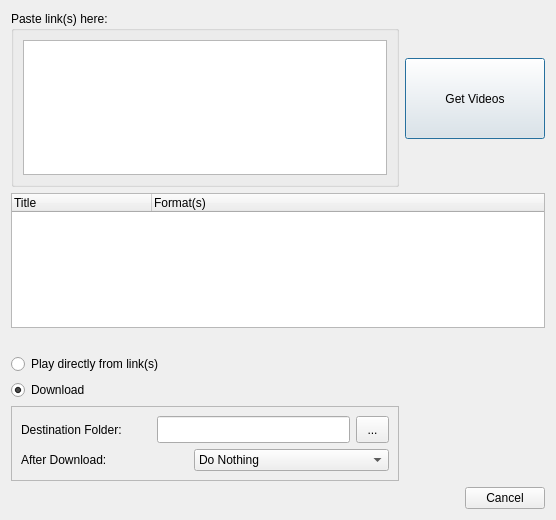
<?xml version="1.0" encoding="UTF-8"?>
<ui version="4.0">
 <class>AddVideos</class>
 <widget class="QDialog" name="AddVideos">
  <property name="geometry">
   <rect>
    <x>0</x>
    <y>0</y>
    <width>556</width>
    <height>520</height>
   </rect>
  </property>
  <property name="windowTitle">
   <string>Add Videos</string>
  </property>
  <property name="windowIcon">
   <iconset resource="icons.qrc">
    <normaloff>:/media/harddisk-add.png</normaloff>:/media/harddisk-add.png</iconset>
  </property>
  <layout class="QGridLayout" name="gridLayout_3">
   <item row="0" column="0">
    <widget class="QGroupBox" name="g_pasteLinks">
     <property name="sizePolicy">
      <sizepolicy hsizetype="MinimumExpanding" vsizetype="Preferred">
       <horstretch>1</horstretch>
       <verstretch>0</verstretch>
      </sizepolicy>
     </property>
     <property name="title">
      <string>Paste link(s) here:</string>
     </property>
     <layout class="QGridLayout" name="gridLayout_2">
      <item row="0" column="0">
       <widget class="QTextEdit" name="tedit_pasteLinks"/>
      </item>
     </layout>
    </widget>
   </item>
   <item row="0" column="1">
    <layout class="QGridLayout" name="gridLayout">
     <property name="sizeConstraint">
      <enum>QLayout::SetFixedSize</enum>
     </property>
     <property name="horizontalSpacing">
      <number>0</number>
     </property>
     <item row="0" column="0">
      <widget class="QPushButton" name="b_checkLinks">
       <property name="sizePolicy">
        <sizepolicy hsizetype="Fixed" vsizetype="Fixed">
         <horstretch>0</horstretch>
         <verstretch>0</verstretch>
        </sizepolicy>
       </property>
       <property name="minimumSize">
        <size>
         <width>140</width>
         <height>81</height>
        </size>
       </property>
       <property name="text">
        <string>Get Videos</string>
       </property>
       <property name="icon">
        <iconset resource="icons.qrc">
         <normaloff>:/media/refresh.png</normaloff>:/media/refresh.png</iconset>
       </property>
       <property name="autoRepeatInterval">
        <number>100</number>
       </property>
      </widget>
     </item>
    </layout>
   </item>
   <item row="1" column="0" colspan="2">
    <widget class="QTreeWidget" name="tree_validLinks">
     <property name="sizePolicy">
      <sizepolicy hsizetype="Expanding" vsizetype="Expanding">
       <horstretch>0</horstretch>
       <verstretch>0</verstretch>
      </sizepolicy>
     </property>
     <property name="minimumSize">
      <size>
       <width>0</width>
       <height>0</height>
      </size>
     </property>
     <property name="rootIsDecorated">
      <bool>false</bool>
     </property>
     <property name="allColumnsShowFocus">
      <bool>true</bool>
     </property>
     <property name="wordWrap">
      <bool>false</bool>
     </property>
     <property name="headerHidden">
      <bool>false</bool>
     </property>
     <attribute name="headerVisible">
      <bool>true</bool>
     </attribute>
     <attribute name="headerCascadingSectionResizes">
      <bool>false</bool>
     </attribute>
     <attribute name="headerDefaultSectionSize">
      <number>140</number>
     </attribute>
     <attribute name="headerStretchLastSection">
      <bool>true</bool>
     </attribute>
     <column>
      <property name="text">
       <string>Title</string>
      </property>
     </column>
     <column>
      <property name="text">
       <string notr="true">Format(s)</string>
      </property>
     </column>
    </widget>
   </item>
   <item row="2" column="0">
    <widget class="QLabel" name="label_status">
     <property name="text">
      <string/>
     </property>
    </widget>
   </item>
   <item row="3" column="0">
    <widget class="QRadioButton" name="rb_playDirectly">
     <property name="text">
      <string>Play directly from link(s)</string>
     </property>
     <property name="checked">
      <bool>false</bool>
     </property>
    </widget>
   </item>
   <item row="4" column="0">
    <widget class="QRadioButton" name="rb_download">
     <property name="text">
      <string>Download</string>
     </property>
     <property name="checked">
      <bool>true</bool>
     </property>
    </widget>
   </item>
   <item row="5" column="0">
    <widget class="QFrame" name="frame_dl">
     <property name="sizePolicy">
      <sizepolicy hsizetype="Expanding" vsizetype="Preferred">
       <horstretch>0</horstretch>
       <verstretch>0</verstretch>
      </sizepolicy>
     </property>
     <property name="minimumSize">
      <size>
       <width>380</width>
       <height>0</height>
      </size>
     </property>
     <property name="frameShape">
      <enum>QFrame::StyledPanel</enum>
     </property>
     <property name="frameShadow">
      <enum>QFrame::Raised</enum>
     </property>
     <layout class="QVBoxLayout" name="verticalLayout">
      <item>
       <layout class="QHBoxLayout" name="horizontalLayout_3">
        <property name="spacing">
         <number>6</number>
        </property>
        <item>
         <widget class="QLabel" name="label_destFolder">
          <property name="minimumSize">
           <size>
            <width>130</width>
            <height>25</height>
           </size>
          </property>
          <property name="maximumSize">
           <size>
            <width>80</width>
            <height>16777215</height>
           </size>
          </property>
          <property name="text">
           <string>Destination Folder:</string>
          </property>
         </widget>
        </item>
        <item>
         <widget class="QLineEdit" name="ledit_destFolder">
          <property name="minimumSize">
           <size>
            <width>0</width>
            <height>27</height>
           </size>
          </property>
          <property name="focusPolicy">
           <enum>Qt::ClickFocus</enum>
          </property>
          <property name="readOnly">
           <bool>false</bool>
          </property>
         </widget>
        </item>
        <item>
         <widget class="QToolButton" name="b_folder">
          <property name="minimumSize">
           <size>
            <width>33</width>
            <height>27</height>
           </size>
          </property>
          <property name="toolTip">
           <string>Choose Folder</string>
          </property>
          <property name="statusTip">
           <string notr="true"/>
          </property>
          <property name="text">
           <string>...</string>
          </property>
         </widget>
        </item>
       </layout>
      </item>
      <item>
       <layout class="QHBoxLayout" name="horizontalLayout">
        <item>
         <widget class="QLabel" name="label_afterDownload">
          <property name="text">
           <string>After Download:</string>
          </property>
         </widget>
        </item>
        <item>
         <widget class="QComboBox" name="combo_options">
          <item>
           <property name="text">
            <string>Do Nothing</string>
           </property>
          </item>
          <item>
           <property name="text">
            <string>Play</string>
           </property>
          </item>
          <item>
           <property name="text">
            <string>Convert to Ogg/Vorbis (audio)</string>
           </property>
          </item>
          <item>
           <property name="text">
            <string>Convert to Ogg/Theora (video)</string>
           </property>
          </item>
          <item>
           <property name="text">
            <string>Rip Audio</string>
           </property>
          </item>
         </widget>
        </item>
       </layout>
      </item>
     </layout>
    </widget>
   </item>
   <item row="6" column="1">
    <widget class="QDialogButtonBox" name="buttonBox">
     <property name="sizePolicy">
      <sizepolicy hsizetype="Minimum" vsizetype="Fixed">
       <horstretch>0</horstretch>
       <verstretch>0</verstretch>
      </sizepolicy>
     </property>
     <property name="standardButtons">
      <set>QDialogButtonBox::Cancel</set>
     </property>
     <property name="centerButtons">
      <bool>false</bool>
     </property>
    </widget>
   </item>
  </layout>
 </widget>
 <resources>
  <include location="icons.qrc"/>
 </resources>
 <connections/>
</ui>
